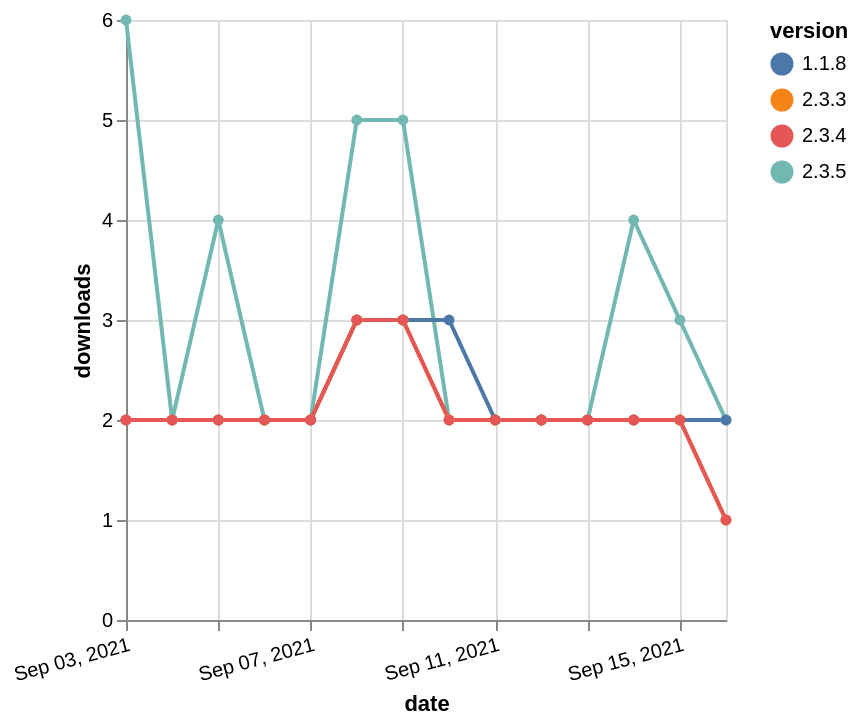

Source (Vega-Lite JSON):
### Vega-Lite specification from a JSON file in a GitHub repository (floating-point values rounded to 4 significant figures)
{"$schema": "https://vega.github.io/schema/vega-lite/v5.json", "description": "A simple bar chart with embedded data.", "data": {"values": [{"date": "2021-09-03", "total": 7276, "delta": 6, "version": "2.3.5"}, {"date": "2021-09-04", "total": 7278, "delta": 2, "version": "2.3.5"}, {"date": "2021-09-05", "total": 7282, "delta": 4, "version": "2.3.5"}, {"date": "2021-09-06", "total": 7284, "delta": 2, "version": "2.3.5"}, {"date": "2021-09-07", "total": 7286, "delta": 2, "version": "2.3.5"}, {"date": "2021-09-08", "total": 7291, "delta": 5, "version": "2.3.5"}, {"date": "2021-09-09", "total": 7296, "delta": 5, "version": "2.3.5"}, {"date": "2021-09-10", "total": 7298, "delta": 2, "version": "2.3.5"}, {"date": "2021-09-11", "total": 7300, "delta": 2, "version": "2.3.5"}, {"date": "2021-09-12", "total": 7302, "delta": 2, "version": "2.3.5"}, {"date": "2021-09-13", "total": 7304, "delta": 2, "version": "2.3.5"}, {"date": "2021-09-14", "total": 7308, "delta": 4, "version": "2.3.5"}, {"date": "2021-09-15", "total": 7311, "delta": 3, "version": "2.3.5"}, {"date": "2021-09-16", "total": 7313, "delta": 2, "version": "2.3.5"}, {"date": "2021-09-03", "total": 2569, "delta": 2, "version": "1.1.8"}, {"date": "2021-09-04", "total": 2571, "delta": 2, "version": "1.1.8"}, {"date": "2021-09-05", "total": 2573, "delta": 2, "version": "1.1.8"}, {"date": "2021-09-06", "total": 2575, "delta": 2, "version": "1.1.8"}, {"date": "2021-09-07", "total": 2577, "delta": 2, "version": "1.1.8"}, {"date": "2021-09-08", "total": 2580, "delta": 3, "version": "1.1.8"}, {"date": "2021-09-09", "total": 2583, "delta": 3, "version": "1.1.8"}, {"date": "2021-09-10", "total": 2586, "delta": 3, "version": "1.1.8"}, {"date": "2021-09-11", "total": 2588, "delta": 2, "version": "1.1.8"}, {"date": "2021-09-12", "total": 2590, "delta": 2, "version": "1.1.8"}, {"date": "2021-09-13", "total": 2592, "delta": 2, "version": "1.1.8"}, {"date": "2021-09-14", "total": 2594, "delta": 2, "version": "1.1.8"}, {"date": "2021-09-15", "total": 2596, "delta": 2, "version": "1.1.8"}, {"date": "2021-09-16", "total": 2598, "delta": 2, "version": "1.1.8"}, {"date": "2021-09-03", "total": 1553, "delta": 2, "version": "2.3.3"}, {"date": "2021-09-04", "total": 1555, "delta": 2, "version": "2.3.3"}, {"date": "2021-09-05", "total": 1557, "delta": 2, "version": "2.3.3"}, {"date": "2021-09-06", "total": 1559, "delta": 2, "version": "2.3.3"}, {"date": "2021-09-07", "total": 1561, "delta": 2, "version": "2.3.3"}, {"date": "2021-09-08", "total": 1564, "delta": 3, "version": "2.3.3"}, {"date": "2021-09-09", "total": 1567, "delta": 3, "version": "2.3.3"}, {"date": "2021-09-10", "total": 1569, "delta": 2, "version": "2.3.3"}, {"date": "2021-09-11", "total": 1571, "delta": 2, "version": "2.3.3"}, {"date": "2021-09-12", "total": 1573, "delta": 2, "version": "2.3.3"}, {"date": "2021-09-13", "total": 1575, "delta": 2, "version": "2.3.3"}, {"date": "2021-09-14", "total": 1577, "delta": 2, "version": "2.3.3"}, {"date": "2021-09-15", "total": 1579, "delta": 2, "version": "2.3.3"}, {"date": "2021-09-16", "total": 1580, "delta": 1, "version": "2.3.3"}, {"date": "2021-09-03", "total": 1617, "delta": 2, "version": "2.3.4"}, {"date": "2021-09-04", "total": 1619, "delta": 2, "version": "2.3.4"}, {"date": "2021-09-05", "total": 1621, "delta": 2, "version": "2.3.4"}, {"date": "2021-09-06", "total": 1623, "delta": 2, "version": "2.3.4"}, {"date": "2021-09-07", "total": 1625, "delta": 2, "version": "2.3.4"}, {"date": "2021-09-08", "total": 1628, "delta": 3, "version": "2.3.4"}, {"date": "2021-09-09", "total": 1631, "delta": 3, "version": "2.3.4"}, {"date": "2021-09-10", "total": 1633, "delta": 2, "version": "2.3.4"}, {"date": "2021-09-11", "total": 1635, "delta": 2, "version": "2.3.4"}, {"date": "2021-09-12", "total": 1637, "delta": 2, "version": "2.3.4"}, {"date": "2021-09-13", "total": 1639, "delta": 2, "version": "2.3.4"}, {"date": "2021-09-14", "total": 1641, "delta": 2, "version": "2.3.4"}, {"date": "2021-09-15", "total": 1643, "delta": 2, "version": "2.3.4"}, {"date": "2021-09-16", "total": 1644, "delta": 1, "version": "2.3.4"}]}, "width": "container", "mark": {"type": "line", "point": {"filled": true}}, "encoding": {"x": {"field": "date", "type": "temporal", "timeUnit": "yearmonthdate", "title": "date", "axis": {"labelAngle": -15}}, "y": {"field": "delta", "type": "quantitative", "title": "downloads"}, "color": {"field": "version", "type": "nominal"}, "tooltip": {"field": "delta"}}}
